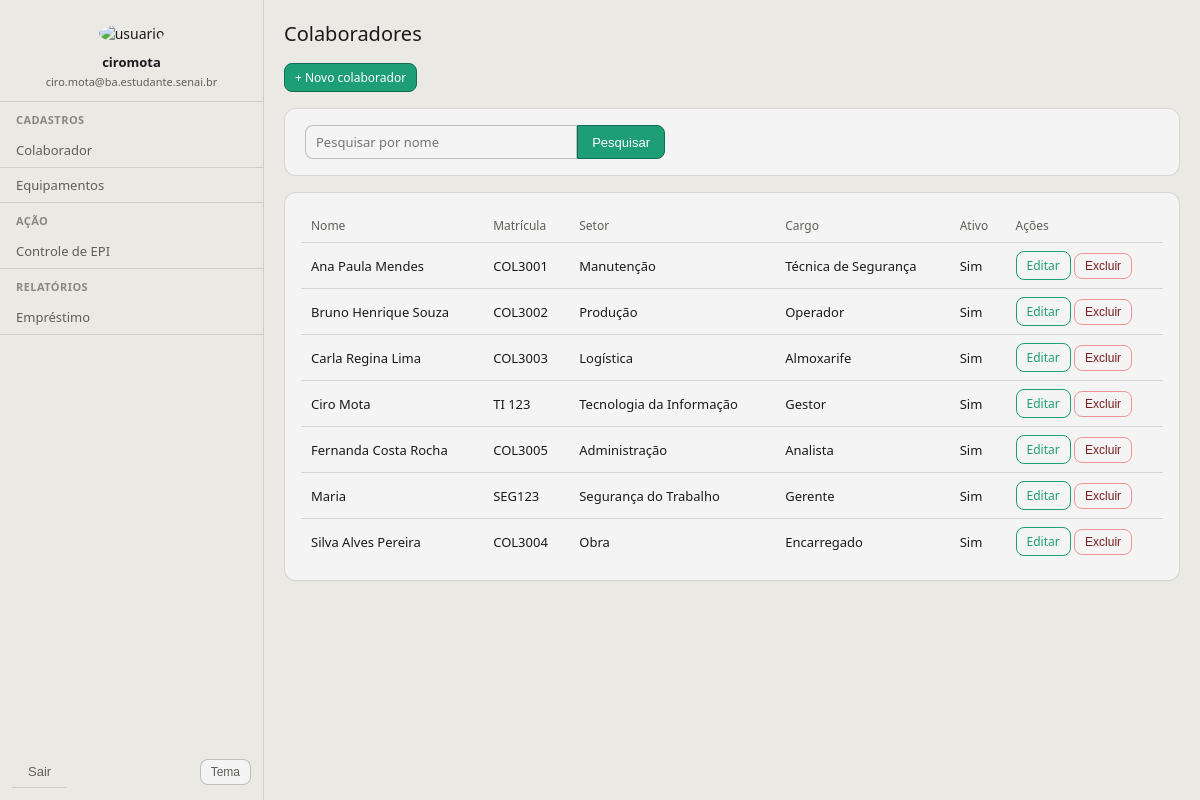
The app's page / (signed in) with its own data.
### colaboradores/models.py (models this page shows, shortened)
class Colaborador(models.Model):
    nome = models.CharField(max_length=120)
    matricula = models.CharField(max_length=30, unique=True)
    setor = models.CharField(max_length=80)
    cargo = models.CharField(max_length=80)
    ativo = models.BooleanField(default=True)
    class Meta:
        ordering = ["nome"]

### colaboradores/views.py (the view)
# urls.py: path("", ColaboradorListView.as_view(), name="lista"),
class ColaboradorListView(LoginRequiredMixin, ListView):
    model = Colaborador
    template_name = "partials/colaborador_list.html"
    context_object_name = "colaboradores"
    login_url = reverse_lazy("colaboradores:login")
    def get_queryset(self):
        queryset = super().get_queryset()
        pesquisa = self.request.GET.get("q", "").strip()
        if pesquisa:
            queryset = queryset.filter(nome__icontains=pesquisa)
        self.pesquisa = pesquisa
        return queryset
    def get_context_data(self, **kwargs):
        context = super().get_context_data(**kwargs)
        context["pesquisa"] = getattr(self, "pesquisa", "")
        return context

### templates/partials/colaborador_list.html (shortened to what this page needs)
{% extends 'global/base.html' %}
{% block content %}
<h1>Colaboradores</h1>
<div style="margin-bottom: 16px">
  <a class="btn btn-primary btn-sm" href="{% url 'colaboradores:cadastrar' %}">+ Novo colaborador</a>
</div>
<div class="card">
  <form id="colaborador-search-form" method="get" style="padding: 16px 20px">
    <div style="display: flex; gap: 0; max-width: 360px">
      <input id="colaborador-search-input" type="search" name="q" placeholder="Pesquisar por nome" value="{{ request.GET.q }}" style="flex: 1; border-radius: 8px 0 0 8px">
      <button class="btn btn-primary" type="submit" style="border-radius: 0 8px 8px 0; margin-right: 0">Pesquisar</button>
    </div>
  </form>
</div>
<div class="card">
  <div style="overflow-x: auto; padding: 0 16px 16px 16px; margin-top: 16px">
    <table id="colaborador-table">
      <thead>
        <tr>
          <th>Nome</th>
          <th>Matrícula</th>
          <th>Setor</th>
          <th>Cargo</th>
          <th>Ativo</th>
          <th>Ações</th>
        </tr>
      </thead>
      <tbody>
        {% for colaborador in colaboradores %}
          <tr>
            <td>{{ colaborador.nome }}</td>
            <td>{{ colaborador.matricula }}</td>
            <td>{{ colaborador.setor }}</td>
            <td>{{ colaborador.cargo }}</td>
            <td>{% if colaborador.ativo %}Sim{% else %}Não{% endif %}</td>
            <td style="white-space:nowrap">
              <a class="btn btn-sm btn-outline-primary" href="{% url 'colaboradores:editar' colaborador.pk %}">Editar</a>
              <button
                type="button"
                class="btn btn-sm btn-outline-danger js-delete"
                data-url="{% url 'colaboradores:excluir' colaborador.pk %}"
                data-name="{{ colaborador.nome|escape }}"
              >Excluir</button>
            </td>
          </tr>
        {% empty %}
          <tr>
            <td colspan="6" style="text-align: center; color: var(--color-text-secondary)">Nenhum colaborador cadastrado.</td>
          </tr>
        {% endfor %}
      </tbody>
    </table>
  </div>
</div>
  {% endblock %}

### templates/global/base.html (shortened to what this page needs)
{% load static %}
<!doctype html>
<html lang="pt-br">
<head>
    <link rel="stylesheet" href="{% static 'css/styles.css' %}">
</head>
<body>
{% if user.is_authenticated %}
  <div class="main-container">
      <div class="sidebar">
          <div class="user-card">
              <img src="{% static 'colaboradores/img/ciromota.png' %}" alt="usuario">
              <div class="user-name">{{ user.get_full_name|default:user.username }}</div>
              <div class="user-email">{{ user.email|default:"" }}</div>
          </div>
          <div class="sidebar-header">Cadastros</div>
          <a href="{% url 'colaboradores:lista' %}" class="list-group-item">Colaborador</a>
          <a href="{% url 'colaboradores:equipamento_lista' %}" class="list-group-item">Equipamentos</a>
          <div class="sidebar-header">Ação</div>
          <a href="{% url 'colaboradores:emprestimo_lista' %}" class="list-group-item">Controle de EPI</a>
          <div class="sidebar-header">Relatórios</div>
          <a href="{% url 'colaboradores:emprestimo_relatorios' %}" class="list-group-item">Empréstimo</a>
          <div style="margin-top: auto; padding-top: 12px">
            <div class="sidebar-footer-actions">
              <form method="post" action="{% url 'colaboradores:logout' %}" style="margin: 0">
                <button type="submit" class="list-group-item sidebar-logout">Sair</button>
              </form>
              <button type="button" id="theme-toggle" class="btn btn-outline-secondary btn-sm sidebar-theme-toggle" aria-label="Alternar tema">Tema</button>
            </div>
          </div>
      </div>
      <div class="content-area">
{% else %}
  <div class="content-area" style="min-height: 100vh; display: flex; align-items: center; justify-content: center;">
    <div style="width: 100%; max-width: 420px;">
{% endif %}
{% block content %}{% endblock %}
{% if user.is_authenticated %}
      </div>
  </div>
{% else %}
    </div>
  </div>
{% endif %}
</body>
</html>

### records on screen
Colaborador: nome "Ana Paula Mendes", matricula "COL3001", setor "Manutenção", cargo "Técnica de Segurança", ativo "Sim"
Colaborador: nome "Bruno Henrique Souza", matricula "COL3002", setor "Produção", cargo "Operador", ativo "Sim"
Colaborador: nome "Carla Regina Lima", matricula "COL3003", setor "Logística", cargo "Almoxarife", ativo "Sim"
Colaborador: nome "Ciro Mota", matricula "TI 123", setor "Tecnologia da Informação", cargo "Gestor", ativo "Sim"
Colaborador: nome "Fernanda Costa Rocha", matricula "COL3005", setor "Administração", cargo "Analista", ativo "Sim"
Colaborador: nome "Maria", matricula "SEG123", setor "Segurança do Trabalho", cargo "Gerente", ativo "Sim"
Colaborador: nome "Silva Alves Pereira", matricula "COL3004", setor "Obra", cargo "Encarregado", ativo "Sim"

### other values on screen
{{ user.get_full_name|default:user.username }} "ciromota"
{{ user.email|default:"" }} "ciro.mota@ba.estudante.senai.br"
